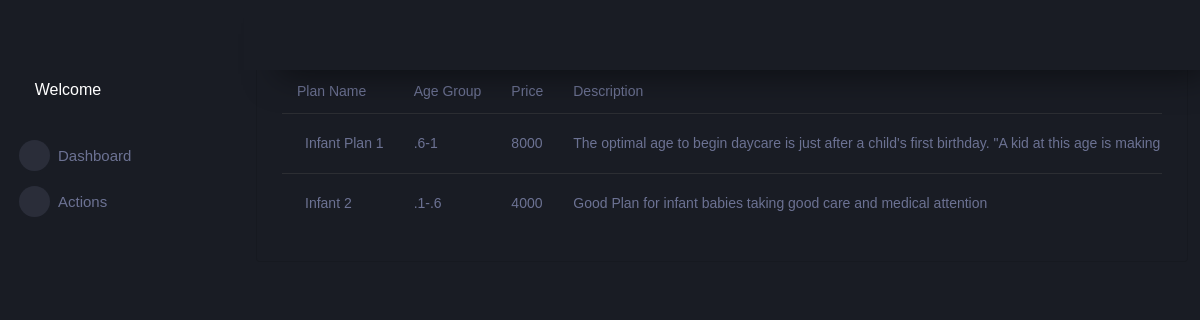
/AdminSide/Display_plans/, run on an earlier commit of the app's database.
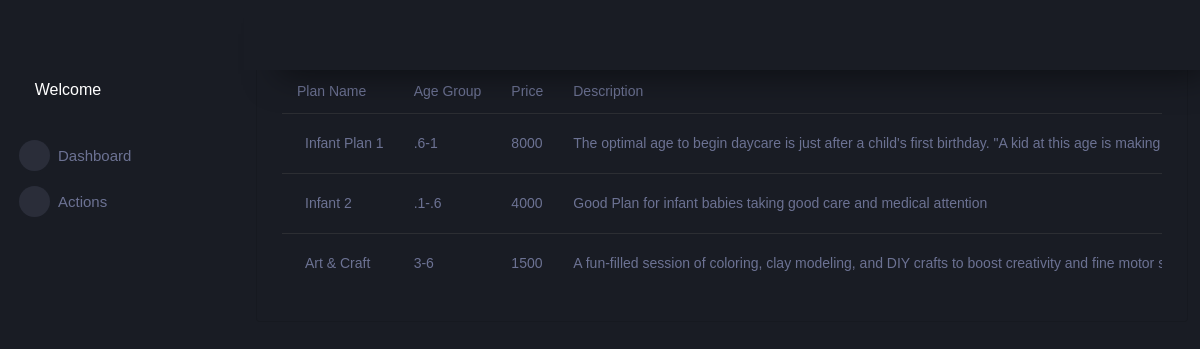
And on a later commit of the database.
### AdminSide/models.py (models this page shows)
class Plans(models.Model):
    Plan_Name=models.CharField(max_length=20,null=True,blank=True)
    Age_Group=models.CharField(max_length=20,null=True,blank=True)
    Price=models.IntegerField()
    Plan_Description=models.CharField(max_length=200,null=True,blank=True)

### AdminSide/views.py (the view)
# urls.py: path('Display_plans/',views.Display_plans,name="Display_plans"),
def Display_plans(req):
    x=Plans.objects.all()
    return render(req,"Display Plan.html",{'x':x})

### AdminSide/templates/Display Plan.html (shortened to what this page needs)
{% extends 'Index.html' %}
{% block content %}
<div class="col-12 grid-margin">
  <div class="card">
    <div class="card-body">
      <h4 class="card-title">Order Status</h4>
      <div class="table-responsive">
        <table class="table">
          <thead>
            <tr>
              <th>Plan Name</th>
              <th>Age Group </th>
              <th> Price </th>
              <th> Description </th>
            </tr>
          </thead>
          <tbody>
            {% for i in x %}
            <tr>
              <td>
                <span class="pl-2">{{i.Plan_Name}}</span>
              </td>
              <td> {{i.Age_Group}} </td>
              <td> {{i.Price}} </td>
              <td> {{i.Plan_Description}} </td>
            </tr>
            {% endfor %}
          </tbody>
        </table>
      </div>
    </div>
  </div>
</div>
{% endblock %}

What changed in the data, as far as the page shows it:
added Plans: Plan_Name "Art & Craft", Age_Group "3-6", Price "1500", Plan_Description "A fun-filled session of coloring, clay modeling, and DIY crafts to boost creativity and fine motor…"
